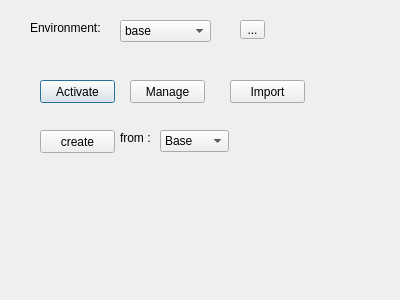
<?xml version="1.0" encoding="UTF-8"?>
<ui version="4.0">
 <class>Dialog</class>
 <widget class="QDialog" name="Dialog">
  <property name="geometry">
   <rect>
    <x>0</x>
    <y>0</y>
    <width>400</width>
    <height>300</height>
   </rect>
  </property>
  <property name="windowTitle">
   <string>Dialog</string>
  </property>
  <widget class="QComboBox" name="comboBox">
   <property name="geometry">
    <rect>
     <x>120</x>
     <y>20</y>
     <width>91</width>
     <height>22</height>
    </rect>
   </property>
   <item>
    <property name="text">
     <string>base</string>
    </property>
   </item>
   <item>
    <property name="text">
     <string>env1</string>
    </property>
   </item>
   <item>
    <property name="text">
     <string>env2</string>
    </property>
   </item>
  </widget>
  <widget class="QComboBox" name="comboBox_2">
   <property name="geometry">
    <rect>
     <x>160</x>
     <y>130</y>
     <width>69</width>
     <height>22</height>
    </rect>
   </property>
   <item>
    <property name="text">
     <string>Base</string>
    </property>
   </item>
   <item>
    <property name="text">
     <string>fu</string>
    </property>
   </item>
   <item>
    <property name="text">
     <string>bar</string>
    </property>
   </item>
  </widget>
  <widget class="QPushButton" name="pushButton">
   <property name="geometry">
    <rect>
     <x>40</x>
     <y>80</y>
     <width>75</width>
     <height>23</height>
    </rect>
   </property>
   <property name="text">
    <string>Activate</string>
   </property>
  </widget>
  <widget class="QPushButton" name="pushButton_2">
   <property name="geometry">
    <rect>
     <x>130</x>
     <y>80</y>
     <width>75</width>
     <height>23</height>
    </rect>
   </property>
   <property name="text">
    <string>Manage</string>
   </property>
  </widget>
  <widget class="QPushButton" name="pushButton_3">
   <property name="geometry">
    <rect>
     <x>40</x>
     <y>130</y>
     <width>75</width>
     <height>23</height>
    </rect>
   </property>
   <property name="text">
    <string>create</string>
   </property>
  </widget>
  <widget class="QLabel" name="label">
   <property name="geometry">
    <rect>
     <x>120</x>
     <y>130</y>
     <width>31</width>
     <height>16</height>
    </rect>
   </property>
   <property name="text">
    <string>from :</string>
   </property>
  </widget>
  <widget class="QLabel" name="label_3">
   <property name="geometry">
    <rect>
     <x>30</x>
     <y>20</y>
     <width>71</width>
     <height>16</height>
    </rect>
   </property>
   <property name="text">
    <string>Environment:</string>
   </property>
  </widget>
  <widget class="QToolButton" name="toolButton">
   <property name="geometry">
    <rect>
     <x>240</x>
     <y>20</y>
     <width>25</width>
     <height>19</height>
    </rect>
   </property>
   <property name="text">
    <string>...</string>
   </property>
  </widget>
  <widget class="QPushButton" name="pushButton_4">
   <property name="geometry">
    <rect>
     <x>230</x>
     <y>80</y>
     <width>75</width>
     <height>23</height>
    </rect>
   </property>
   <property name="text">
    <string>Import</string>
   </property>
  </widget>
 </widget>
 <resources/>
 <connections/>
</ui>
